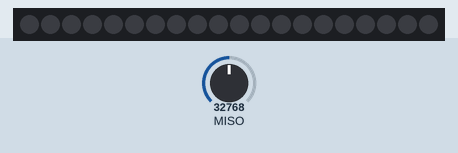
This program was run on a simulated CircuitPython board. Parts: 20 RGB LEDs in strip order, left to right. Inputs (shaded band) come from the test bench; at power-on: MISO = 32768 (analog values on the 0–65535 scale). Dim RGB values are drawn brighter than linear; values from a settings file that is not in the repository are placeholders.

Above: at 1.2 s.
1.3 s: MISO set to 45874
At 2.4 s:
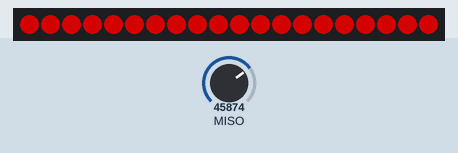
2.8 s: MISO set to 32767
At 3.7 s:
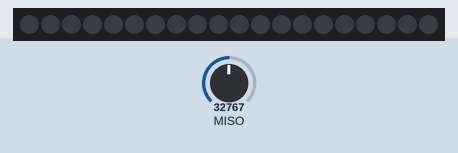
4.3 s: MISO set to 19660
At 4.7 s:
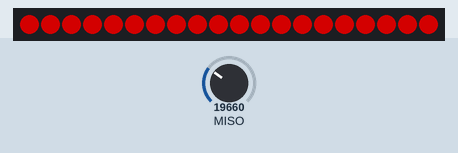
Timing chart, 0 to 7.3 s (numbered marks = the images above; inputs shaded):
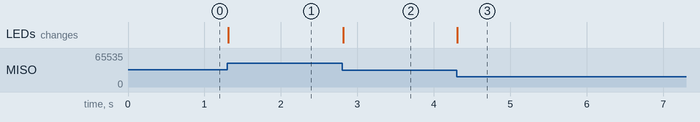

Measured:
- after the input at 1.3 s, the LEDs: change at once (image 1)
- after the input at 2.8 s, the LEDs: change at once (image 2)
- after the input at 4.3 s, the LEDs: change at once (image 3)

The program:

Lesson5_AnimationWithMicrophone.py
```python
# Demo code.py for Teardown 2023 workshop: LED Animations with CircuitPython
# Lesson 5 creates an animation that responds to input from the microphone by
# displaying VU meter-like light columns on both sides of the lanyard. This
# animation uses a microphone class found in /lib/mic.py for collecting data
# from an analog microphone and averaging it over time.

from adafruit_led_animation.animation import Animation # Base class for the animation we'll create
from mic import AnalogMIC                              # Class to read and average input from MAX4466 microphone

# Helper function
def clamp(x, minv, maxv):
    return max(minv, min(x, maxv))

class VU_meter(Animation):
    def __init__(
        self,
        pixel_object,  # Pixel array
        mic_object,    # Microphone object to sample and average sound
        speed=0.05,    # Time between animation frames
        color=(255,0,0),
        name=None
    ):
         # Initialize the base class
         super().__init__(pixel_object, speed, color, name=name)
         self.mic = mic_object
         self.scale_vol = 1.0  # Adjusts the range of volume displayed

    # Override the led_animation class draw() function to display the vu_meter animation
    def draw(self):
        npix = self.pixel_object.n
        self.pixel_object.fill((0,0,0))
        height = clamp(int(self.mic.get_volume()*self.scale_vol), 0, npix)//2  #might need to scale mic values
        self.pixel_object[0:height] = [self.color]*height
        self.pixel_object[npix-height:npix] = [self.color]*height

     #TBD - introduce rolling averages, adjustable gain...

# For testing
if __name__ == "__main__":
    import neopixel
    import board
    import time
    import os

    # Update to match the pin connected to your NeoPixels
    # Make sure the pin is free
    pixel_pin = eval("board." + os.getenv('LED_DATA_PIN'))
    # Update to match the number of NeoPixels you have connected
    pixel_num = 20
    # Create the pixel array
    pixels = neopixel.NeoPixel(pixel_pin, pixel_num, brightness=0.5, auto_write=False)

    # Mic pin attached here
    mic_pin = eval("board." + os.getenv('MIC_ADC_PIN'))
    mic = AnalogMIC(mic_pin, noise=13, nsamples = 120)

    vu_meter = VU_meter(pixels, mic, speed=0.01)
    while True:
        mic.record_sample()
        vu_meter.animate()
```

mic.py
```python
# Demo code.py for Teardown 2023 workshop: LED Animations with CircuitPython
# Class to record and average data from an analog microphone
import analogio
import board
import math
import array


# Helper functions
def mean(values):
    return sum(values) / len(values)

def normalized_rms(values):
    minbuf = int(mean(values))
    samples_sum = sum(
        float(sample - minbuf) * (sample - minbuf)
        for sample in values
    )
    return math.sqrt(samples_sum / len(values))

def peak_to_peak(values):
    return max(values) - min(values)

# Analog microphone class
# mic_pin: 	ADC pin with microphone input
# noise: 	baseline noise to subract (will need to experiment with values)
# nsamples: number of readings to average
class AnalogMIC():
    def __init__(self, mic_pin, noise=13, nsamples=160):
        self.mic = analogio.AnalogIn(mic_pin)
        self.nsamples=nsamples
        self.samples = array.array('H',[0]*self.nsamples) 	# Circular buffer to store readings
        self.sample_index = 0								# Index to circular buffer
        self.noise = noise  # Baseline value to subract. Determined experimentally

    # Call this function in the main loop to collect sound samples
    def record_sample(self):
        v = int((self.mic.value/65536)*1000) 			#10-bit ADC format
        self.samples[self.sample_index] = abs(v - 512)  #Subract center
        self.sample_index = (self.sample_index + 1) % self.nsamples

    # Return the average sound level
    def get_volume(self):
        return max(mean(self.samples) - self.noise, 0)


if __name__ == "__main__":
    import board
    import time
    import os

    # Mic pin attached here
    mic_pin = eval("board." + os.getenv('MIC_ADC_PIN'))
    mic = AnalogMIC(mic_pin, noise=13, nsamples = 120)

    last_print = time.monotonic()
    while True:
        mic.record_sample()
        if time.monotonic() - last_print > 0.5:
            print(mic.get_volume())
            last_print = time.monotonic()
```
